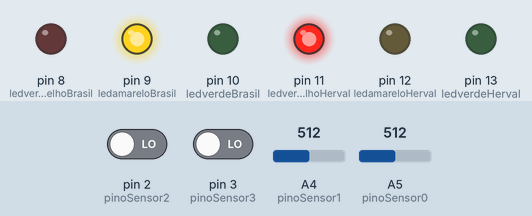
Simulated run of this sketch. Board: Arduino Uno, built with avr-gcc and run on an emulated ATmega328P. Shown: output pins drawn as LEDs (lit = HIGH). Inputs (shaded band) come from the test bench; at power-on: A4 (pinoSensor1) = 512, pin 2 (pinoSensor2) LOW, pin 3 (pinoSensor3) LOW, A5 (pinoSensor0) = 512. What the sketch prints to the serial monitor is not drawn.

Above: at 11.2 s.
11.3 s: A4 (pinoSensor1) set to 390
15.5 s: A4 (pinoSensor1) set to 407
At 17.3 s:
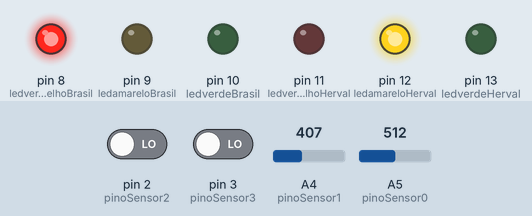
19.5 s: pin 2 (pinoSensor2) driven HIGH and pin 3 (pinoSensor3) driven HIGH
24.1 s: A5 (pinoSensor0) set to 390
At 27.8 s:
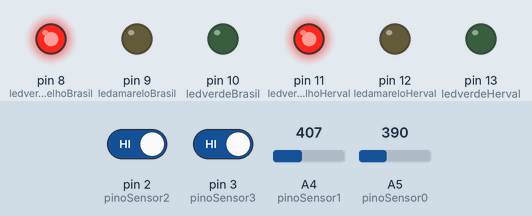
At 28.5 s:
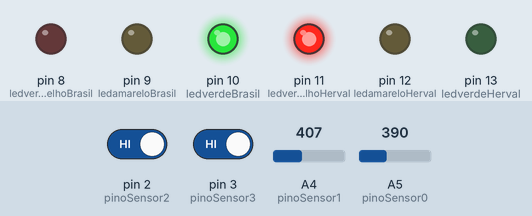
28.7 s: A5 (pinoSensor0) set to 410
At 32.9 s:
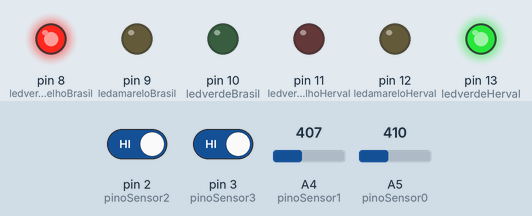
33.3 s: pin 2 (pinoSensor2) driven LOW
Timing chart, 0 to 36.3 s (numbered marks = the images above; inputs shaded):
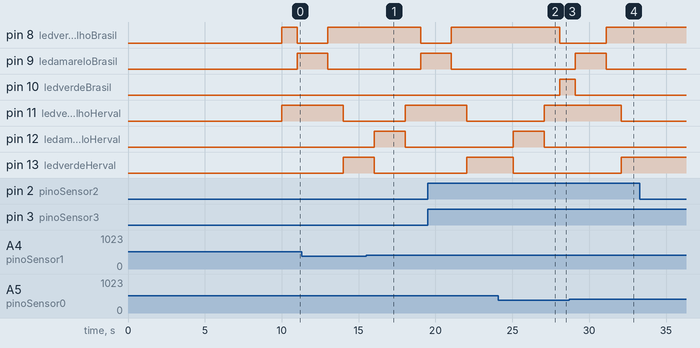

Measured:
- after the input at 15.5 s, pin 8 (ledvermelhoBrasil): HIGH → LOW after 3.5 s; pin 9 (ledamareloBrasil): LOW → HIGH after 3.5 s; pin 11 (ledvermelhoHerval): LOW → HIGH after 2.5 s; pin 12 (ledamareloHerval): LOW → HIGH after 0.54 s, → LOW 2.0 s later; pin 13 (ledverdeHerval): HIGH → LOW after 0.54 s
- after the input at 24.1 s, pin 8 (ledvermelhoBrasil): HIGH → LOW after 4.0 s; pin 10 (ledverdeBrasil): LOW → HIGH after 4.0 s; pin 11 (ledvermelhoHerval): LOW → HIGH after 3.0 s; pin 12 (ledamareloHerval): LOW → HIGH after 0.98 s, → LOW 2.0 s later; pin 13 (ledverdeHerval): HIGH → LOW after 0.98 s
- after the input at 28.7 s, pin 8 (ledvermelhoBrasil): LOW → HIGH after 2.4 s; pin 9 (ledamareloBrasil): LOW → HIGH after 0.40 s, → LOW 2.0 s later; pin 10 (ledverdeBrasil): HIGH → LOW after 0.40 s; pin 11 (ledvermelhoHerval): HIGH → LOW after 3.4 s; pin 13 (ledverdeHerval): LOW → HIGH after 3.4 s
- after the input at 33.3 s, every drawn part: stays the same

The sketch:

_9.00.ino
```cpp
int ledvermelhoBrasil = 8;
int ledamareloBrasil  = 9;
int ledverdeBrasil    = 10;

int ledvermelhoHerval = 11;
int ledamareloHerval  = 12;
int ledverdeHerval    = 13;

int pinoSensor0 = A5;
int pinoSensor1 = A4;
int pinoSensor2 = 2;
int pinoSensor3 = 3;


int iniciaSensor0 = 0;
int iniciaSensor1 = 0;
int iniciaSensor2 = 0;
int iniciaSensor3 = 0;

//Variável para calibração do sensor
int calibracao = 20;

// Temporizadores
long temporizador = 0;
long tempoBrasil = 0;
long tempoHerval = 0;

int SemaforoVerdeBrasil = 0;
int SemaforoVerdeHerval = 0;

void setup()
{
  Serial.begin(9600);
  pinMode(ledvermelhoBrasil, OUTPUT);
  pinMode(ledamareloBrasil, OUTPUT);
  pinMode(ledverdeBrasil, OUTPUT);
  pinMode(ledvermelhoHerval, OUTPUT);
  pinMode(ledamareloHerval, OUTPUT);
  pinMode(ledverdeHerval, OUTPUT);
  pinMode(pinoSensor0, INPUT);
  pinMode(pinoSensor1, INPUT);
  pinMode(pinoSensor2, INPUT);
  pinMode(pinoSensor3, INPUT);

  Serial.println("Semaforo com logica Fuzzy");
  Serial.println("\nCalibrando os sensores\n");
  for(int i = 0; i < calibracao; i++){
   Serial.print(".");
   delay(500);
  }
  Serial.println("\nSensores Ativados");
}
void ler_sensores(){
  iniciaSensor0 = analogRead(pinoSensor0);
  iniciaSensor1 = analogRead(pinoSensor1);
  iniciaSensor2 = digitalRead(pinoSensor2);
  iniciaSensor3 = digitalRead(pinoSensor3);
//  Serial.print("\nValor do Sensor0: ");
//  Serial.println(iniciaSensor0);
//  Serial.print("\nValor do Sensor1: ");
//  Serial.println(iniciaSensor1);
//  Serial.print("\nValor do Sensor2: ");
//  Serial.println(iniciaSensor2);
//  Serial.print("\nValor do Sensor3: ");
//  Serial.println(iniciaSensor3);
}
void fuzzy_primario(){
  Serial.println("FUZZY PRIMARIO");
  ler_sensores();
  if ((iniciaSensor0 > 400 && iniciaSensor1 > 400) && (iniciaSensor2 == 1 && iniciaSensor3 == 1) && (temporizador < 20))
{
    while((iniciaSensor0 > 400 && iniciaSensor1 > 400) && (iniciaSensor2 == 1 && iniciaSensor3 == 1) && (temporizador < 20)){
      Serial.println("Sem movimento na Brasil e sem movimento na Herval");
//      Serial.println(temporizador);
     temporizador++;
     delay(1000);
     ler_sensores();
    }

}
  if ((SemaforoVerdeBrasil == 1) && (iniciaSensor0 < 400 || iniciaSensor1 < 400) && (iniciaSensor2 == 1 && iniciaSensor3 == 1)){
      while((iniciaSensor0 < 400 || iniciaSensor1 < 400) && (iniciaSensor2 == 1 && iniciaSensor3 == 1) && (tempoBrasil < 20)){
        Serial.println("Movimento somente na Brasil");
        // Serial.println("Tempo verde na Brasil");
        // Serial.println(tempoBrasil);
        tempoBrasil++;
        delay(1000);
        ler_sensores();
      }
  }

  if ((SemaforoVerdeHerval == 1) && (iniciaSensor2 == 0 || iniciaSensor3 == 0) && (iniciaSensor0 > 400 && iniciaSensor1 > 400)){
      while((iniciaSensor0 > 400 && iniciaSensor1 > 400) && (iniciaSensor2 == 0 || iniciaSensor3 == 0) && (tempoHerval < 20)){
        Serial.println("Movimento somente na Herval");
       // Serial.println(tempoHerval);
        tempoHerval++;
        delay(1000);
        ler_sensores();
      }
  }

    if ((iniciaSensor0 < 400 || iniciaSensor1 < 400) && (iniciaSensor2 == 0 || iniciaSensor3 == 0)){
      tempoBrasil = 0;
      while((iniciaSensor0 < 400 || iniciaSensor1 < 400) && (iniciaSensor2 == 0 || iniciaSensor3 == 0) && (tempoBrasil < 20)){
        Serial.println("Movimento na Brasil e Movimento na Herval");
        // Serial.println("Tempo verde na Brasil");
        // Serial.println(tempoBrasil);
        tempoBrasil++;
        delay(1000);
        ler_sensores();
      }
  }

}
void loop()
{

  digitalWrite(ledamareloHerval, LOW);
  digitalWrite(ledvermelhoHerval, HIGH);
  digitalWrite(ledvermelhoBrasil, HIGH);
    delay(1000);
  digitalWrite(ledvermelhoBrasil, LOW);
  digitalWrite(ledverdeBrasil, HIGH);
  Serial.println("VERDE NA BRASIL");
  Serial.println("VERMELHO NA HERVAL");
  SemaforoVerdeHerval = 0;
  SemaforoVerdeBrasil = 1;
  fuzzy_primario();
  temporizador = 0;
  tempoBrasil = 0;
  tempoHerval = 0;
  digitalWrite(ledverdeBrasil, LOW);
  digitalWrite(ledamareloBrasil, HIGH);
    delay(2000);
  digitalWrite(ledamareloBrasil, LOW);
  digitalWrite(ledvermelhoBrasil, HIGH);
  digitalWrite(ledvermelhoHerval, HIGH);
    delay(1000);
  digitalWrite(ledvermelhoHerval, LOW);
  digitalWrite(ledverdeHerval, HIGH);
   Serial.println("VERMELHO NA BRASIL");
   Serial.println("VERDE NA HERVAL");
  //delay(8000);
  SemaforoVerdeBrasil = 0;
  SemaforoVerdeHerval = 1;
  fuzzy_primario();
  temporizador = 0;
  tempoBrasil = 0;
  tempoHerval = 0;
  digitalWrite(ledverdeHerval, LOW);
  digitalWrite(ledamareloHerval, HIGH);
  delay(2000);

}
```
